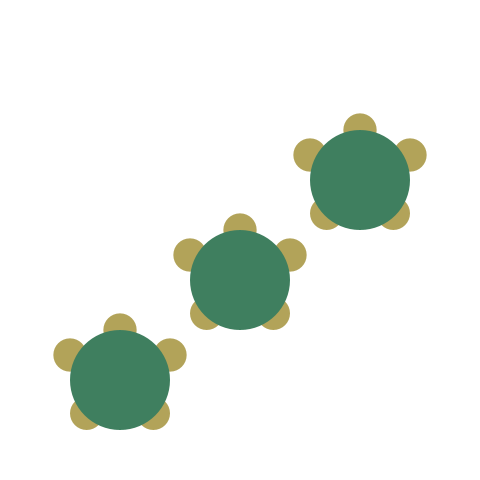
Frame 1 (no input)
Frame 60 (the mouse pressed at the canvas centre just before this capture): identical to frame 1, image omitted
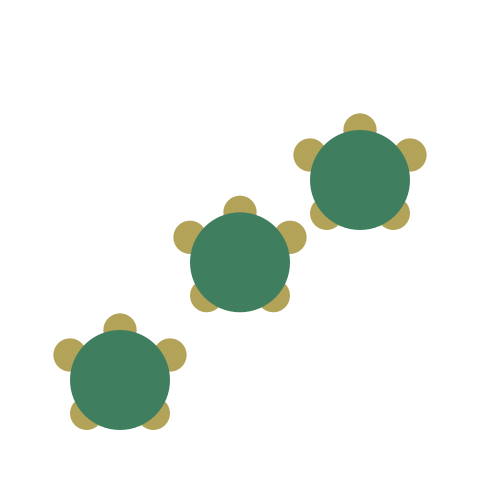
Frame 120 (the mouse held since frame 60 and released just before this capture)

The Processing sketch that drew these frames (run headless with seeded random() and noise(); from frame 60 on, the mouse is pressed at the canvas centre):

// Processing sketch: lazyTurtles
// ── lazyTurtles.pde
final float turtleD  = 100;        // 亀の大きさ(甲羅の直径)
int n = 3;
Turtle turtles[];

void setup() {
  size(480, 480);
  noStroke();
  colorMode(HSB, 360, 100, 100);
  turtles = new Turtle[n];
  for(int i = 0; i < n; i++){
    turtles[i] = new Turtle(turtleD, (i + 1) * width / (n + 1), height - turtleD * (i + 1));
  }
}

void draw() {
  background(0, 0, 100);
  for(int i = 0; i < n; i++){
    turtles[i].drawFigure();
    turtles[i].move();
  }
}

class Turtle {
  final float vx0 = 0;
  final float vy0 = -0.3;
  float x;
  float y;
  float vx;
  float vy;
  float d;
  Shell shell;
  Head head;
  HandAndFoot handR;
  HandAndFoot handL;
  HandAndFoot footR;
  HandAndFoot footL;
  Turtle(float d, float x, float y) {  // 甲羅の直径と中心の初期位置
    this.d = d;
    this.x = x;
    this.y = y;
    vx = vx0;
    vy = vy0;
    head = new Head(d / 3, 0, - d / 2);
    shell = new Shell(d, 0, 0);
    handR = new HandAndFoot(d / 3, d / 2, - d / 4);
    handL = new HandAndFoot(d / 3, - d / 2, - d / 4);
    footR = new HandAndFoot(d / 3, d / 3, d / 3);
    footL = new HandAndFoot(d / 3, - d / 3, d / 3);
  }
  void drawFigure() {
    head.drawFigure(x, y);         // 頭を描画する
    handR.drawFigure(x, y);
    handL.drawFigure(x, y);
    footR.drawFigure(x, y);  
    footL.drawFigure(x, y);
    shell.drawFigure(x, y);        // 甲羅を描画する
  }
  void move() {
    if(head.isMouseIn(x, y) || shell.isMouseIn(x, y) || handR.isMouseIn(x, y) || handL.isMouseIn(x, y) || footR.isMouseIn(x, y) || footL.isMouseIn(x, y)){
      x += vx;
      if (head.getTopY(y) > 0) {
        y += vy;
      }
    }
  }
}

/** 甲羅 */
class Shell {
  float d;                 // 甲羅の直径
  float offsetX;           // 体の中心からのx方向のoffset
  float offsetY;           // 体の中心からのy方向のoffset
  Shell(float d, float offsetX, float offsetY) { //
    this.d = d;
    this.offsetX = offsetX;
    this.offsetY = offsetY;
  }
  void drawFigure(float baseX, float baseY) {
    fill(150, 50, 50);
    ellipse(baseX + offsetX, baseY + offsetY, d, d);
  }
  boolean isMouseIn(float baseX, float baseY){
    float mx = baseX + offsetX - mouseX;
    float my = baseY + offsetY - mouseY;
    float r = d / 2;
    return mx * mx + my * my < r * r;
  }
}

/** 頭 */
class Head {
  float d;                 // 頭の直径
  float offsetX;           // 体の中心からのx方向のoffset
  float offsetY;           // 体の中心からのy方向のoffset
  Head(float d, float offsetX, float offsetY) {
    this.d = d;
    this.offsetX = offsetX;
    this.offsetY = offsetY;
  }
  /** 頭頂のy座標を返す */
  float getTopY(float baseY) {
    return baseY + offsetY - d / 2;
  }
  void drawFigure(float baseX, float baseY) {
    fill(50, 50, 70);
    ellipse(baseX + offsetX, baseY + offsetY, d, d);
  }
  boolean isMouseIn(float baseX, float baseY){
    float mx = baseX + offsetX - mouseX;
    float my = baseY + offsetY - mouseY;
    float r = d / 2;
    return mx * mx + my * my < r * r;
  }
}

class HandAndFoot {
  float d;                 // 頭の直径
  float offsetX;           // 体の中心からのx方向のoffset
  float offsetY;           // 体の中心からのy方向のoffset
  HandAndFoot(float d, float offsetX, float offsetY) {
    this.d = d;
    this.offsetX = offsetX;
    this.offsetY = offsetY;
  }
  void drawFigure(float baseX, float baseY) {
    fill(50, 50, 70);
    ellipse(baseX + offsetX, baseY + offsetY, d, d);
  }
  boolean isMouseIn(float baseX, float baseY){
    float mx = baseX + offsetX - mouseX;
    float my = baseY + offsetY - mouseY;
    float r = d / 2;
    return mx * mx + my * my < r * r;
  }
}
